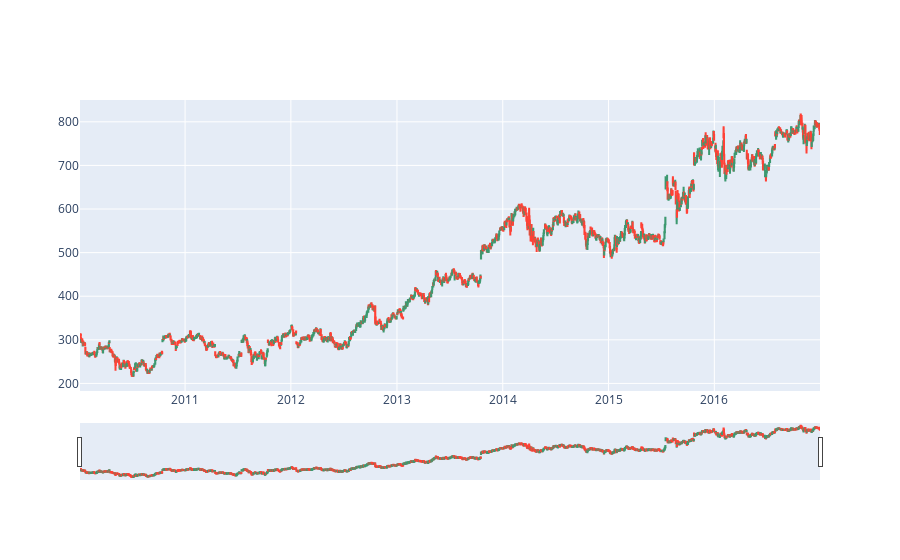

Here is the notebook cell this chart was saved with:
### Code cell
plot_candlestick_chart("GOOG")

### Figure 1 — Plotly figure (JSON) as saved in the notebook; plotly's stock layout.template omitted (floating-point values rounded to 4 significant figures; data arrays with more than 128 entries replaced by an {"elided": "..."} marker saying what was removed)
{"data": [{"close": {"elided": "1762 float values"}, "high": {"elided": "1762 float values"}, "low": {"elided": "1762 float values"}, "open": {"elided": "1762 float values"}, "type": "candlestick", "x": {"elided": "1762 str values"}}], "layout": {}}
